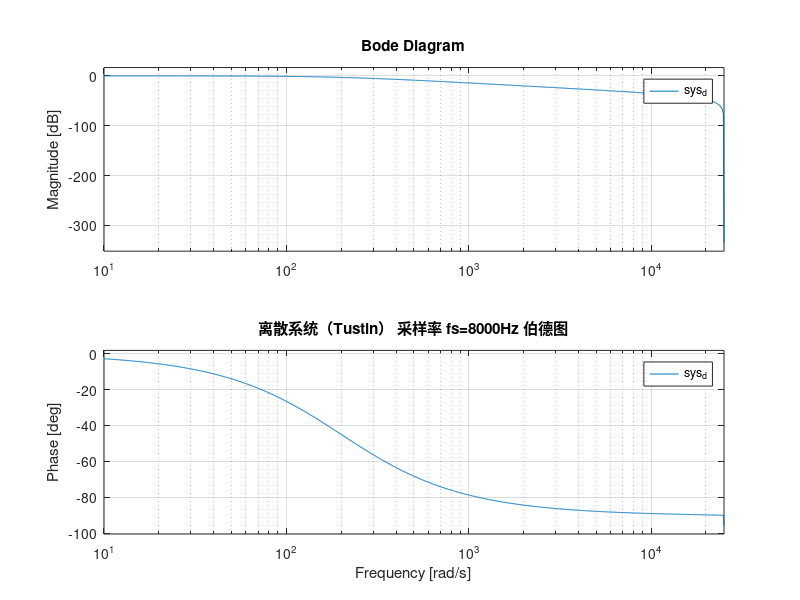
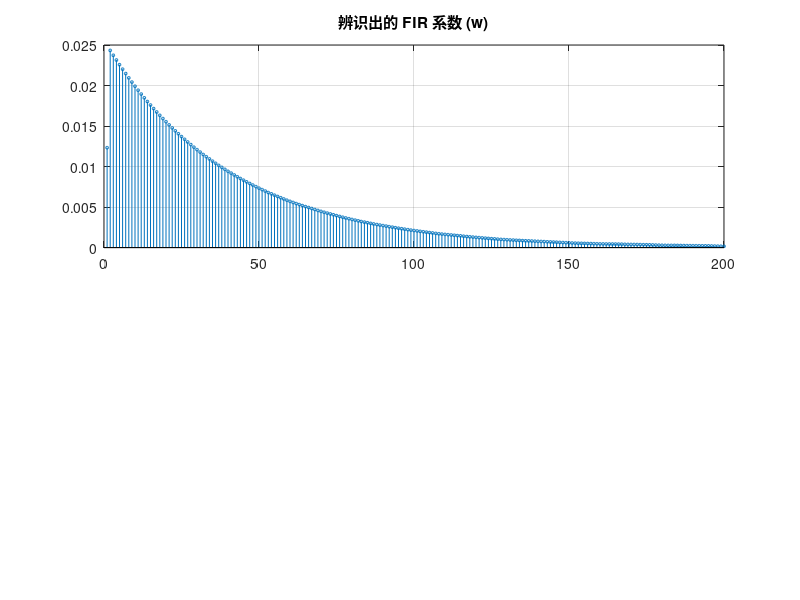

Write MATLAB code to recreate these figures, in order. (Note: this script raises an error after producing the figures.)
clc;
close;
clear;
%定义系统函数
%一阶低通滤波器H(s)=a/(s+a)---a为截止频率（角频率）
a = 200;
num = a;
den = [1 a];
fs = 8000;%采样率
sys_tf = tf(num,den);
%HS离散化后是一个IIR滤波器系统
sys_d = c2d(sys_tf,1/fs,'tustin'); %离散系统

%% 绘制伯德图
figure('Color','white','Position',[100 100 1000 600]);

% 子图1：连续系统伯德图
subplot(2,1,1);
bode(sys_tf);
title('连续系统 H(s) = 100/(s+100) 伯德图');
grid on;

% 子图2：离散系统伯德图
subplot(2,1,2);
bode(sys_d);
title(['离散系统（Tustin） 采样率 fs=' num2str(fs) 'Hz 伯德图']);
grid on;
%%参数定义
t = 0:1/fs:1.5;
N = length(t);
%白噪声

x = randn(N,1);
% 获取离散系统的分子分母系数（用于产生期望信号）
[num, den] = tfdata(sys_d, 'v');
d = filter(num,den,x);%期望输出信号
M = 200;

w =zeros(M,1);
e = zeros(N,1);
y = zeros(N,1);
mu = 0.1;
eps_cal = 1e-10;

for n = M:N
    x_n = x(n:-1:n-M+1);
    for i = 1:M
        y(n) = y(n) + w(i)*x_n(i);
    end
    norm_x = x_n'*x_n;
    e(n) = d(n) - y(n);
    w = w + (mu/(norm_x+eps_cal))*e(n)*x_n;
end

% --- 结果可视化 ---
figure;
subplot(2,1,1);
stem(w, 'MarkerSize', 2); title('辨识出的 FIR 系数 (w)');
grid on;

% 关键对比：对比频率响应
[H_est, f] = freqz(w, 1, 512, fs);
[H_true, ~] = freqz(sys_d.Numerator{1}, sys_d.Denominator{1}, 512, fs);

subplot(2,1,2);
plot(f, 20*log10(abs(H_true)), 'r', 'LineWidth', 2); hold on;
plot(f, 20*log10(abs(H_est)), 'b--', 'LineWidth', 1.5);
title('幅频响应对比 (True vs Estimated)');
ylabel('幅度 (dB)'); xlabel('频率 (Hz)');
legend('真实系统 H(z)', 'LMS辨识系统');


%二阶模型
fn = 500;
wn = 2*pi*fn;
zeta = 0.2;
v = 0.1 * randn(N, 1);%加入10%的噪声

num_s = wn^2;
den_s = [1 2*zeta*wn wn^2];
sys_s = tf(num_s,den_s);
sys_d = c2d(sys_s,1/fs,'tustin');
[num_z,den_z] = tfdata(sys_d,'v');
d = filter(num_z,den_z,x);%期望输出信号
M = 512;

w =zeros(M,1);
e = zeros(N,1);
y = zeros(N,1);
mu = 0.5;
eps_cal = 1e-10;

for n = M:N
    x_n = x(n:-1:n-M+1);
    for i = 1:M
        y(n) = y(n) + w(i)*x_n(i);
    end
    norm_x = x_n'*x_n;
    e(n) = d(n) - y(n);
    w = w + (mu/(norm_x+eps_cal))*e(n)*x_n;
end

% --- 结果可视化 ---
figure;
subplot(2,1,1);
stem(w, 'MarkerSize', 2); title('辨识出的 FIR 系数 (w)');
grid on;

% 关键对比：对比频率响应
[H_est, f] = freqz(w, 1, 512, fs);
[H_true, ~] = freqz(num_z, den_z, 512, fs);

subplot(2,1,2);
plot(f, 20*log10(abs(H_true)), 'r', 'LineWidth', 2); hold on;
plot(f, 20*log10(abs(H_est)), 'b--', 'LineWidth', 1.5);
title('幅频响应对比 (True vs Estimated)');
ylabel('幅度 (dB)'); xlabel('频率 (Hz)');
legend('真实系统 H(z)', 'LMS辨识系统');

figure;
plot(10*log10(e.^2 + 1e-12)); % 观察误差下降曲线
title('学习曲线 (MSE in dB)');
xlabel('迭代次数'); ylabel('误差能量 (dB)');

